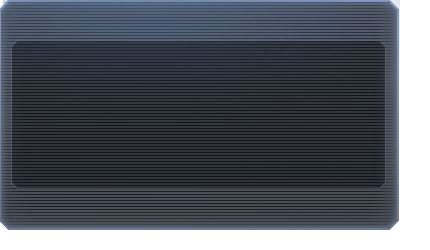
#> input picture _work/clean_lobby/fgui_unpacked/Common/av4y3v.png, 430 x 250 px
$ python img_health.py ../_work/clean_lobby/fgui_unpacked/Common/av4y3v.png
#> lines starting #> are read from the running program, lines starting #| are printed output that depends on the picture
# -*- coding: utf-8 -*-
"""截图健康度分析（M2 端到端验收用）

判断一张大厅截图是「真的画出了界面」还是「黑屏 / 空白 / 纯色」。
不追求像素级回归（那需要 SSIM 且对分辨率极敏感），只做可判定的下限检查：
  - 尺寸是否合理
  - 平均亮度（全黑会接近 0）
  - 亮度标准差（纯色/纯黑接近 0）
  - 颜色多样性（256 级量化后的独立颜色数）

用法:
    python tools/img_health.py <png> [--json]

退出码: 0 = 健康, 1 = 疑似黑屏/空白
"""
import json
import sys

try:
    from PIL import Image
except ImportError:
    print(json.dumps({'ok': False, 'error': 'Pillow not available'}))
    sys.exit(1)

# 阈值：宁可漏报也不误报，只拦「明显的黑屏/空白」
MIN_W, MIN_H = 200, 150
MIN_MEAN = 12.0        # 0-255 平均亮度
MIN_STDDEV = 8.0       # 亮度标准差
MIN_UNIQUE = 24        # 256 级量化后的独立颜色数


def analyze(path):
    im = Image.open(path)
#> im is the input picture: PIL image 430x250 P; mean R, G, B, A 28.2, 34.1, 44.2, 196.8
    w, h = im.size
#> w = 430; h = 250
    g = im.convert('L')
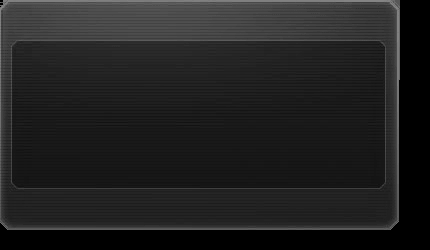
#> g: PIL image 430x250 L; min 0, max 132, mean 33.5
    # 缩到 256x144 采样，够用且快
    g_small = g.resize((256, 144))
    px = list(g_small.getdata())
#> px = 36864 items
    n = len(px)
#> n = 36864
    mean = sum(px) / n
#> mean = 33.57
    var = sum((p - mean) ** 2 for p in px) / n
#> var = 520.1
    stddev = var ** 0.5
#> stddev = 22.81
    rgb = im.convert('RGB').resize((128, 72))
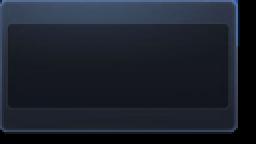
#> rgb: PIL image 128x72 RGB (shown 2 times larger); mean R, G, B 28.2, 34.1, 44.3
    uniq = len({p for p in rgb.getdata()})
#> uniq = 861
    checks = {
        'size_ok': w >= MIN_W and h >= MIN_H,
        'mean_ok': mean >= MIN_MEAN,
        'stddev_ok': stddev >= MIN_STDDEV,
        'unique_ok': uniq >= MIN_UNIQUE,
    }
#> checks = {'size_ok': True, 'mean_ok': True, 'stddev_ok': True, 'unique_ok': True}
    return {
        'ok': all(checks.values()),
        'width': w, 'height': h,
        'mean': round(mean, 2),
        'stddev': round(stddev, 2),
        'unique_colors': uniq,
        'checks': checks,
    }


def main():
    if len(sys.argv) < 2:
        print(json.dumps({'ok': False, 'error': 'no path'}))
        return 1
    r = analyze(sys.argv[1])
#> r = 7 items
    print(json.dumps(r, ensure_ascii=False))
#| {"ok": true, "width": 430, "height": 250, "mean": 33.57, "stddev": 22.81, "unique_colors": 861, "checks": {"size_ok": true, "mean_ok": true, "stddev_ok": true, "unique_ok": true}}
    return 0 if r['ok'] else 1


if __name__ == '__main__':
    sys.exit(main())
#> (the program exits here)
